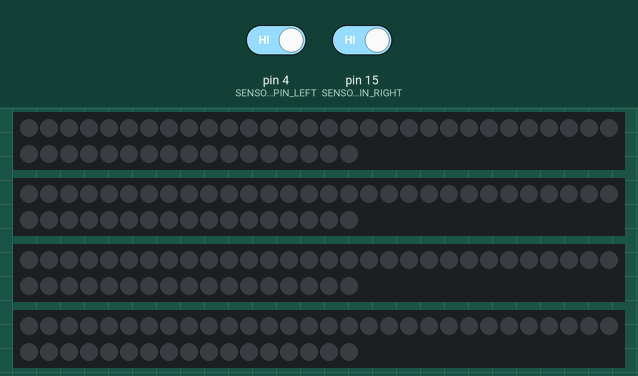
Bench run of a sketch on a simulated Arduino Uno, built with avr-gcc and run on an emulated ATmega328P. Parts: 4 × 47 RGB LEDs in strip order, left to right, continuing on the next row. Inputs (shaded band) come from the test bench; at power-on: pin 15 (SENSOR_PIN_RIGHT) HIGH, pin 4 (SENSOR_PIN_LEFT) HIGH. Dim RGB values are drawn brighter than linear; colours are those a GRB WS2812 strip shows for the declared byte order.

Above: at 2.8 s.
2.9 s: pin 15 (SENSOR_PIN_RIGHT) driven LOW
At 5.9 s:
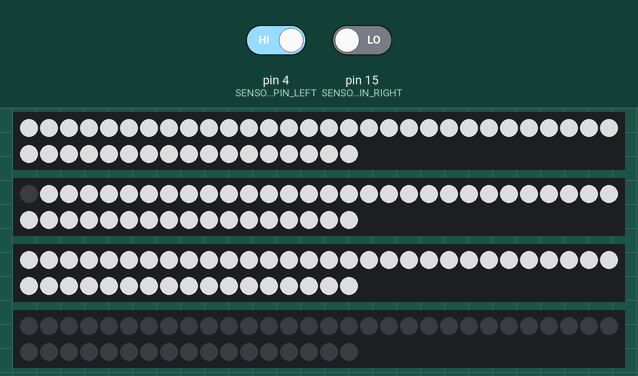
6.4 s: pin 4 (SENSOR_PIN_LEFT) driven LOW
At 8.4 s:
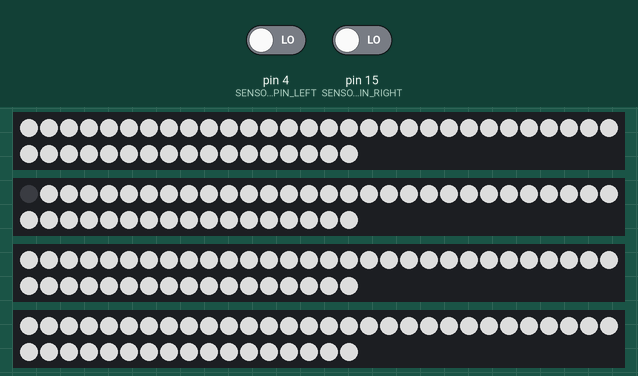
8.7 s: pin 15 (SENSOR_PIN_RIGHT) driven HIGH
At 10.4 s:
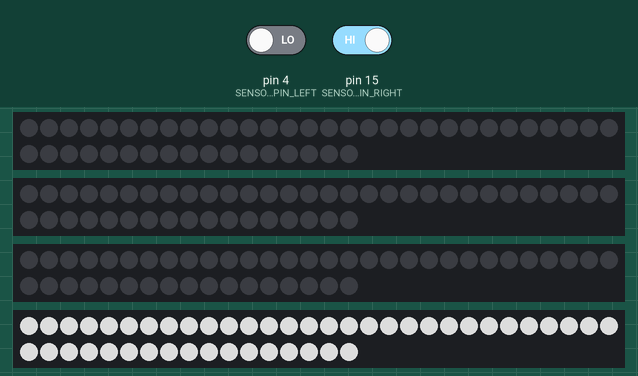
10.7 s: pin 4 (SENSOR_PIN_LEFT) driven HIGH
At 12.4 s:
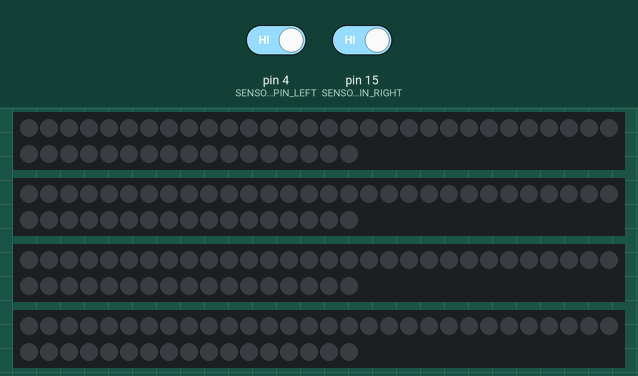
12.7 s: pin 4 (SENSOR_PIN_LEFT) driven LOW
At 13.71 s:
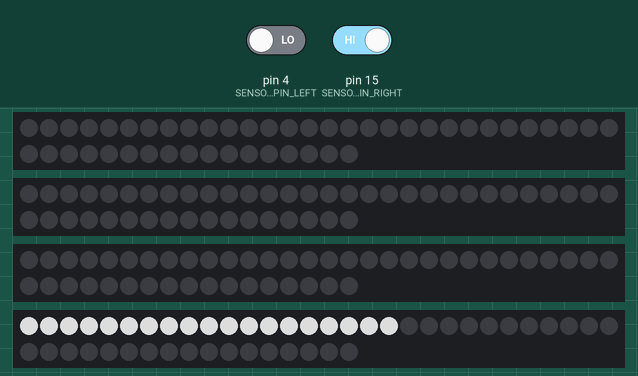
15.5 s: pin 15 (SENSOR_PIN_RIGHT) driven LOW
At 16.51 s:
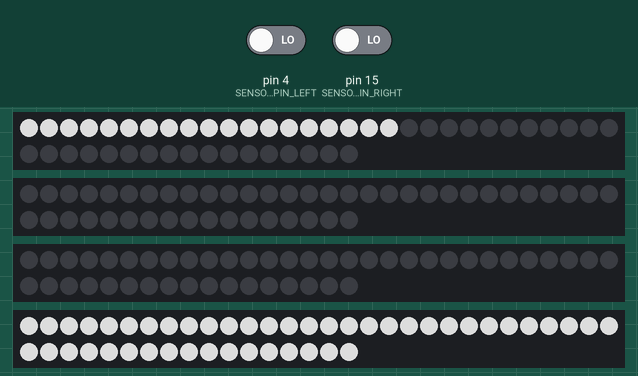
Timing chart, 0 to 18.5 s (numbered marks = the images above; inputs shaded):
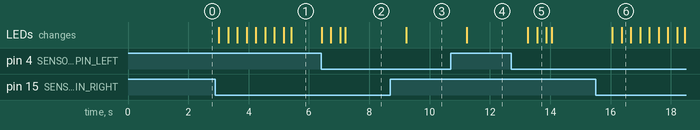

Measured:
- after the input at 2.9 s, the LEDs: first change after 0.11 s (image 1 shows a later state)
- after the input at 6.4 s, the LEDs: first change at once (image 2 shows a later state)
- after the input at 8.7 s, the LEDs: change after 0.52 s (image 3)
- after the input at 10.7 s, the LEDs: change after 0.54 s (image 4)
- after the input at 12.7 s, the LEDs: first change after 0.55 s (image 5 shows a later state)
- after the input at 15.5 s, the LEDs: first change after 0.56 s (image 6 shows a later state)

The sketch:

src.ino
```cpp
#include "FastLED.h"

#define NUM_LEDS 47
#define DATA_PIN_RIGHT_TOP 5
#define DATA_PIN_RIGHT_MIDDLE 6
#define DATA_PIN_RIGHT_BOTTOM 7
#define DATA_PIN_LEFT 1
CRGB leds_right_top[NUM_LEDS];
CRGB leds_right_middle[NUM_LEDS];
CRGB leds_right_bottom[NUM_LEDS];
CRGB leds_left[NUM_LEDS];

#define SENSOR_PIN_LEFT 4
#define SENSOR_PIN_RIGHT 15

#define BRIGHTNESS         150
#define FRAMES_PER_SECOND  120

int currLeftPixel = 0;
int currRightPixel = 0;

void setup() {
  setupLed();
  setupSensor();
}

void loop() {
  bool updateLed;
  updateLed = updateLed || loopRightDoor();
  updateLed = updateLed || loopLeftDoor();
  if (updateLed) {
    FastLED.show();
    // FastLED.delay(1000/FRAMES_PER_SECOND);
    delay(1000/FRAMES_PER_SECOND);
  } else { delay(1000); }
}

void setupLed() {
  FastLED.setBrightness(BRIGHTNESS);

  FastLED.addLeds<WS2812B, DATA_PIN_RIGHT_TOP>(leds_right_top, NUM_LEDS);
  FastLED.addLeds<WS2812B, DATA_PIN_RIGHT_MIDDLE>(leds_right_middle, NUM_LEDS);
  FastLED.addLeds<WS2812B, DATA_PIN_RIGHT_BOTTOM>(leds_right_bottom, NUM_LEDS);
  FastLED.addLeds<WS2812B, DATA_PIN_LEFT>(leds_left, NUM_LEDS);
}

void setupSensor() {
  pinMode(SENSOR_PIN_LEFT,INPUT);
  pinMode(SENSOR_PIN_RIGHT,INPUT);
}

bool loopRightDoor() {
  if (!digitalRead(SENSOR_PIN_RIGHT)) {
    if (currRightPixel < (NUM_LEDS * 3)) {
      int stripe = currRightPixel / NUM_LEDS;
      switch (stripe) {
        case 0:
          leds_right_top[currRightPixel % NUM_LEDS] = CRGB::White;
          break;
        case 1:
          leds_right_middle[NUM_LEDS - (currRightPixel % NUM_LEDS)] = CRGB::White;
          break;
        case 2:
          leds_right_bottom[currRightPixel % NUM_LEDS] = CRGB::White;
          break;
      }
      currRightPixel++;
      return true;
    }
  } else if (currRightPixel > 0) {
    for (int i = 0; i < NUM_LEDS; i++) {
      leds_right_top[i] = CRGB::Black;
      leds_right_middle[i] = CRGB::Black;
      leds_right_bottom[i] = CRGB::Black;
    }
    currRightPixel = 0;
    return true;
  }
  return false;
}

bool loopLeftDoor() {
  if (!digitalRead(SENSOR_PIN_LEFT)) {
    if (currLeftPixel < NUM_LEDS) {
      leds_left[currLeftPixel] = CRGB::White;
      currLeftPixel++;
      return true;
    }
  } else if (currLeftPixel > 0) {
    for (int i = 0; i < NUM_LEDS; i++) {
      leds_left[i] = CRGB::Black;
    }
    currLeftPixel = 0;
    return true;
  }
  return false;
}
```
